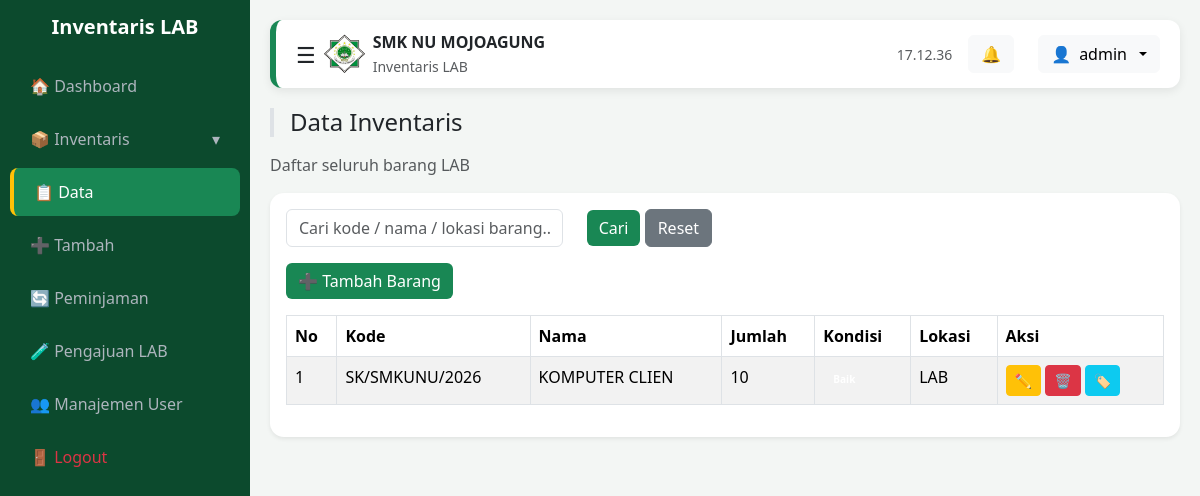
The app's page /data.php (signed in) with its own data.
### tables this page shows
CREATE TABLE `inventaris` (
  `id` int(11) NOT NULL,
  `kode_barang` varchar(50) DEFAULT NULL,
  `nama_barang` varchar(100) DEFAULT NULL,
  `jumlah` int(11) DEFAULT NULL,
  `kondisi` enum('Baik','Rusak Ringan','Rusak Berat') DEFAULT NULL,
  `lokasi` varchar(100) DEFAULT NULL,
  `keterangan` text DEFAULT NULL
);

### data.php (the view, shortened to what this page needs)
<?php
include 'config/koneksi.php';
$keyword = $_GET['cari'] ?? '';
$keyword = mysqli_real_escape_string($conn, $keyword);
if ($keyword != '') {
  $data = mysqli_query($conn, "
    SELECT * FROM inventaris
    WHERE
      kode_barang LIKE '%$keyword%' OR
      nama_barang LIKE '%$keyword%' OR
      lokasi LIKE '%$keyword%'
    ORDER BY id DESC
  ");
} else {
  $data = mysqli_query($conn, "SELECT * FROM inventaris ORDER BY id DESC");
}
include 'layout/layout_start.php';
?>
<h4 class="mb-3 border-start border-4 ps-3"
    style="border-color:var(--nu-hijau)">
Data Inventaris
</h4>
<p class="text-muted">Daftar seluruh barang LAB</p>
<div class="card shadow-sm">
<div class="card-body">
<form method="GET" class="row mb-3">
  <div class="col-md-4">
    <input
      type="text"
      name="cari"
      class="form-control"
      placeholder="Cari kode / nama / lokasi barang..."
      value="<?= htmlspecialchars($keyword) ?>"
    >
  </div>
  <div class="col-md-2">
    <button class="btn btn-primary">Cari</button>
    <a href="data.php" class="btn btn-secondary">Reset</a>
  </div>
</form>
<a href="tambah.php" class="btn btn-success mb-3">
  ➕ Tambah Barang
</a>
<div class="table-responsive">
<table class="table table-bordered table-striped">
<thead style="background:var(--nu-hijau);color:white">
<tr>
  <th>No</th>
  <th>Kode</th>
  <th>Nama</th>
  <th>Jumlah</th>
  <th>Kondisi</th>
  <th>Lokasi</th>
  <?php if($role=='admin'){ ?>
  <th>Aksi</th>
  <?php } ?>
</tr>
</thead>
<tbody>
<?php
$no = 1;
if (mysqli_num_rows($data) > 0) {
  while ($d = mysqli_fetch_assoc($data)) {
?>
<tr>
  <td><?= $no++ ?></td>
  <td><?= htmlspecialchars($d['kode_barang']) ?></td>
  <td><?= htmlspecialchars($d['nama_barang']) ?></td>
  <td><?= $d['jumlah'] ?></td>
  <td>
    <?php if ($d['kondisi']=='Baik') { ?>
      <span class="badge" style="background:var(--nu-hijau)">Baik</span>
    <?php } elseif ($d['kondisi']=='Rusak Ringan') { ?>
      <span class="badge" style="background:var(--nu-emas);color:black">
        Rusak Ringan
      </span>
    <?php } else { ?>
      <span class="badge bg-danger">Rusak Berat</span>
    <?php } ?>
  </td>
  <td><?= htmlspecialchars($d['lokasi']) ?></td>
  <?php if($role=='admin'){ ?>
  <td>
    <a href="edit.php?id=<?= $d['id'] ?>" class="btn btn-warning btn-sm">✏️</a>
    <a href="hapus.php?id=<?= $d['id'] ?>"
       onclick="return confirm('Yakin hapus data ini?')"
       class="btn btn-danger btn-sm">🗑️</a>
    <a href="label.php?id=<?= $d['id'] ?>"
       target="_blank"
       class="btn btn-info btn-sm">🏷️</a>
  </td>
  <?php } ?>
</tr>
<?php
  }
} ?>
</tbody>
</table>
</div>
</div>
</div>
<?php include 'layout/layout_end.php'; ?>

### layout/layout_start.php (style rules this page uses)
:root { --hijau: #198754; --hijau-tua: #0c4a2d; --hover: #14532d; --emas: #ffc107; --bg: #f3f6f4; }
body { background: var(--bg); font-family: 'Segoe UI', sans-serif; }
.card { border: none; border-radius: 14px; box-shadow: 0 5px 20px rgba(0,0,0,0.05); transition: 0.3s; }
.btn-success, .btn-primary { background: var(--hijau); border: none; }
.badge { position: relative; font-size: 10px; padding: 6px 10px; border-radius: 8px; }

### records on screen
inventaris: kode_barang "SK/SMKUNU/2026", nama_barang "KOMPUTER CLIEN", jumlah "10", lokasi "LAB"

### other values on screen
$username "admin"
